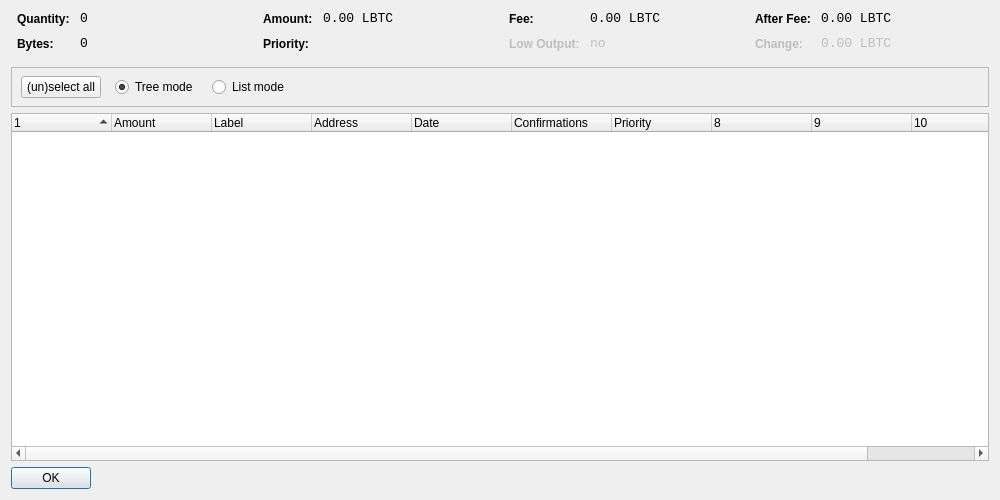
<?xml version="1.0" encoding="UTF-8"?>
<ui version="4.0">
 <class>CoinControlDialog</class>
 <widget class="QDialog" name="CoinControlDialog">
  <property name="geometry">
   <rect>
    <x>0</x>
    <y>0</y>
    <width>1000</width>
    <height>500</height>
   </rect>
  </property>
  <property name="windowTitle">
   <string>Coin Control</string>
  </property>
  <layout class="QVBoxLayout" name="verticalLayout">
   <item>
    <layout class="QHBoxLayout" name="horizontalLayoutTop" stretch="0,0,0,0">
     <property name="topMargin">
      <number>0</number>
     </property>
     <property name="bottomMargin">
      <number>10</number>
     </property>
     <item>
      <layout class="QFormLayout" name="formLayoutCoinControl1">
       <property name="horizontalSpacing">
        <number>10</number>
       </property>
       <property name="verticalSpacing">
        <number>10</number>
       </property>
       <property name="leftMargin">
        <number>6</number>
       </property>
       <property name="rightMargin">
        <number>6</number>
       </property>
       <item row="0" column="0">
        <widget class="QLabel" name="labelCoinControlQuantityText">
         <property name="styleSheet">
          <string notr="true">font-weight:bold;</string>
         </property>
         <property name="text">
          <string>Quantity:</string>
         </property>
        </widget>
       </item>
       <item row="0" column="1">
        <widget class="QLabel" name="labelCoinControlQuantity">
         <property name="font">
          <font>
           <family>Monospace</family>
           <pointsize>10</pointsize>
          </font>
         </property>
         <property name="cursor">
          <cursorShape>IBeamCursor</cursorShape>
         </property>
         <property name="contextMenuPolicy">
          <enum>Qt::ActionsContextMenu</enum>
         </property>
         <property name="text">
          <string notr="true">0</string>
         </property>
         <property name="textInteractionFlags">
          <set>Qt::LinksAccessibleByMouse|Qt::TextSelectableByKeyboard|Qt::TextSelectableByMouse</set>
         </property>
        </widget>
       </item>
       <item row="1" column="0">
        <widget class="QLabel" name="labelCoinControlBytesText">
         <property name="styleSheet">
          <string notr="true">font-weight:bold;</string>
         </property>
         <property name="text">
          <string>Bytes:</string>
         </property>
        </widget>
       </item>
       <item row="1" column="1">
        <widget class="QLabel" name="labelCoinControlBytes">
         <property name="font">
          <font>
           <family>Monospace</family>
           <pointsize>10</pointsize>
          </font>
         </property>
         <property name="cursor">
          <cursorShape>IBeamCursor</cursorShape>
         </property>
         <property name="contextMenuPolicy">
          <enum>Qt::ActionsContextMenu</enum>
         </property>
         <property name="text">
          <string notr="true">0</string>
         </property>
         <property name="textInteractionFlags">
          <set>Qt::LinksAccessibleByMouse|Qt::TextSelectableByKeyboard|Qt::TextSelectableByMouse</set>
         </property>
        </widget>
       </item>
      </layout>
     </item>
     <item>
      <layout class="QFormLayout" name="formLayoutCoinControl2">
       <property name="horizontalSpacing">
        <number>10</number>
       </property>
       <property name="verticalSpacing">
        <number>10</number>
       </property>
       <property name="leftMargin">
        <number>6</number>
       </property>
       <property name="rightMargin">
        <number>6</number>
       </property>
       <item row="0" column="0">
        <widget class="QLabel" name="labelCoinControlAmountText">
         <property name="styleSheet">
          <string notr="true">font-weight:bold;</string>
         </property>
         <property name="text">
          <string>Amount:</string>
         </property>
        </widget>
       </item>
       <item row="0" column="1">
        <widget class="QLabel" name="labelCoinControlAmount">
         <property name="font">
          <font>
           <family>Monospace</family>
           <pointsize>10</pointsize>
          </font>
         </property>
         <property name="cursor">
          <cursorShape>IBeamCursor</cursorShape>
         </property>
         <property name="contextMenuPolicy">
          <enum>Qt::ActionsContextMenu</enum>
         </property>
         <property name="text">
          <string notr="true">0.00 LBTC</string>
         </property>
         <property name="textInteractionFlags">
          <set>Qt::LinksAccessibleByMouse|Qt::TextSelectableByKeyboard|Qt::TextSelectableByMouse</set>
         </property>
        </widget>
       </item>
       <item row="1" column="0">
        <widget class="QLabel" name="labelCoinControlPriorityText">
         <property name="styleSheet">
          <string notr="true">font-weight:bold;</string>
         </property>
         <property name="text">
          <string>Priority:</string>
         </property>
        </widget>
       </item>
       <item row="1" column="1">
        <widget class="QLabel" name="labelCoinControlPriority">
         <property name="font">
          <font>
           <family>Monospace</family>
           <pointsize>10</pointsize>
          </font>
         </property>
         <property name="cursor">
          <cursorShape>IBeamCursor</cursorShape>
         </property>
         <property name="contextMenuPolicy">
          <enum>Qt::ActionsContextMenu</enum>
         </property>
         <property name="text">
          <string/>
         </property>
         <property name="textInteractionFlags">
          <set>Qt::LinksAccessibleByMouse|Qt::TextSelectableByKeyboard|Qt::TextSelectableByMouse</set>
         </property>
        </widget>
       </item>
      </layout>
     </item>
     <item>
      <layout class="QFormLayout" name="formLayoutCoinControl3">
       <property name="horizontalSpacing">
        <number>10</number>
       </property>
       <property name="verticalSpacing">
        <number>10</number>
       </property>
       <property name="leftMargin">
        <number>6</number>
       </property>
       <property name="rightMargin">
        <number>6</number>
       </property>
       <item row="0" column="0">
        <widget class="QLabel" name="labelCoinControlFeeText">
         <property name="styleSheet">
          <string notr="true">font-weight:bold;</string>
         </property>
         <property name="text">
          <string>Fee:</string>
         </property>
        </widget>
       </item>
       <item row="0" column="1">
        <widget class="QLabel" name="labelCoinControlFee">
         <property name="font">
          <font>
           <family>Monospace</family>
           <pointsize>10</pointsize>
          </font>
         </property>
         <property name="cursor">
          <cursorShape>IBeamCursor</cursorShape>
         </property>
         <property name="contextMenuPolicy">
          <enum>Qt::ActionsContextMenu</enum>
         </property>
         <property name="text">
          <string notr="true">0.00 LBTC</string>
         </property>
         <property name="textInteractionFlags">
          <set>Qt::LinksAccessibleByMouse|Qt::TextSelectableByKeyboard|Qt::TextSelectableByMouse</set>
         </property>
        </widget>
       </item>
       <item row="1" column="0">
        <widget class="QLabel" name="labelCoinControlLowOutputText">
         <property name="enabled">
          <bool>false</bool>
         </property>
         <property name="styleSheet">
          <string notr="true">font-weight:bold;</string>
         </property>
         <property name="text">
          <string>Low Output:</string>
         </property>
        </widget>
       </item>
       <item row="1" column="1">
        <widget class="QLabel" name="labelCoinControlLowOutput">
         <property name="enabled">
          <bool>false</bool>
         </property>
         <property name="font">
          <font>
           <family>Monospace</family>
           <pointsize>10</pointsize>
          </font>
         </property>
         <property name="cursor">
          <cursorShape>IBeamCursor</cursorShape>
         </property>
         <property name="contextMenuPolicy">
          <enum>Qt::ActionsContextMenu</enum>
         </property>
         <property name="text">
          <string notr="true">no</string>
         </property>
         <property name="textInteractionFlags">
          <set>Qt::LinksAccessibleByMouse|Qt::TextSelectableByKeyboard|Qt::TextSelectableByMouse</set>
         </property>
        </widget>
       </item>
      </layout>
     </item>
     <item>
      <layout class="QFormLayout" name="formLayoutCoinControl4">
       <property name="horizontalSpacing">
        <number>10</number>
       </property>
       <property name="verticalSpacing">
        <number>10</number>
       </property>
       <property name="leftMargin">
        <number>6</number>
       </property>
       <property name="rightMargin">
        <number>6</number>
       </property>
       <item row="0" column="0">
        <widget class="QLabel" name="labelCoinControlAfterFeeText">
         <property name="styleSheet">
          <string notr="true">font-weight:bold;</string>
         </property>
         <property name="text">
          <string>After Fee:</string>
         </property>
        </widget>
       </item>
       <item row="0" column="1">
        <widget class="QLabel" name="labelCoinControlAfterFee">
         <property name="font">
          <font>
           <family>Monospace</family>
           <pointsize>10</pointsize>
          </font>
         </property>
         <property name="cursor">
          <cursorShape>IBeamCursor</cursorShape>
         </property>
         <property name="contextMenuPolicy">
          <enum>Qt::ActionsContextMenu</enum>
         </property>
         <property name="text">
          <string notr="true">0.00 LBTC</string>
         </property>
         <property name="textInteractionFlags">
          <set>Qt::LinksAccessibleByMouse|Qt::TextSelectableByKeyboard|Qt::TextSelectableByMouse</set>
         </property>
        </widget>
       </item>
       <item row="1" column="0">
        <widget class="QLabel" name="labelCoinControlChangeText">
         <property name="enabled">
          <bool>false</bool>
         </property>
         <property name="styleSheet">
          <string notr="true">font-weight:bold;</string>
         </property>
         <property name="text">
          <string>Change:</string>
         </property>
        </widget>
       </item>
       <item row="1" column="1">
        <widget class="QLabel" name="labelCoinControlChange">
         <property name="enabled">
          <bool>false</bool>
         </property>
         <property name="font">
          <font>
           <family>Monospace</family>
           <pointsize>10</pointsize>
          </font>
         </property>
         <property name="cursor">
          <cursorShape>IBeamCursor</cursorShape>
         </property>
         <property name="contextMenuPolicy">
          <enum>Qt::ActionsContextMenu</enum>
         </property>
         <property name="text">
          <string notr="true">0.00 LBTC</string>
         </property>
         <property name="textInteractionFlags">
          <set>Qt::LinksAccessibleByMouse|Qt::TextSelectableByKeyboard|Qt::TextSelectableByMouse</set>
         </property>
        </widget>
       </item>
      </layout>
     </item>
    </layout>
   </item>
   <item>
    <widget class="QFrame" name="frame">
     <property name="minimumSize">
      <size>
       <width>0</width>
       <height>40</height>
      </size>
     </property>
     <property name="frameShape">
      <enum>QFrame::StyledPanel</enum>
     </property>
     <property name="frameShadow">
      <enum>QFrame::Sunken</enum>
     </property>
     <widget class="QWidget" name="horizontalLayoutWidget">
      <property name="geometry">
       <rect>
        <x>10</x>
        <y>0</y>
        <width>781</width>
        <height>41</height>
       </rect>
      </property>
      <layout class="QHBoxLayout" name="horizontalLayoutPanel" stretch="0,0,0,0,0">
       <property name="spacing">
        <number>14</number>
       </property>
       <item>
        <widget class="QPushButton" name="pushButtonSelectAll">
         <property name="sizePolicy">
          <sizepolicy hsizetype="Maximum" vsizetype="Fixed">
           <horstretch>0</horstretch>
           <verstretch>0</verstretch>
          </sizepolicy>
         </property>
         <property name="text">
          <string>(un)select all</string>
         </property>
        </widget>
       </item>
       <item>
        <widget class="QRadioButton" name="radioTreeMode">
         <property name="sizePolicy">
          <sizepolicy hsizetype="Maximum" vsizetype="Fixed">
           <horstretch>0</horstretch>
           <verstretch>0</verstretch>
          </sizepolicy>
         </property>
         <property name="text">
          <string>Tree mode</string>
         </property>
         <property name="checked">
          <bool>true</bool>
         </property>
        </widget>
       </item>
       <item>
        <widget class="QRadioButton" name="radioListMode">
         <property name="sizePolicy">
          <sizepolicy hsizetype="Maximum" vsizetype="Fixed">
           <horstretch>0</horstretch>
           <verstretch>0</verstretch>
          </sizepolicy>
         </property>
         <property name="text">
          <string>List mode</string>
         </property>
        </widget>
       </item>
       <item>
        <spacer name="horizontalSpacer">
         <property name="orientation">
          <enum>Qt::Horizontal</enum>
         </property>
         <property name="sizeHint" stdset="0">
          <size>
           <width>40</width>
           <height>20</height>
          </size>
         </property>
        </spacer>
       </item>
      </layout>
     </widget>
    </widget>
   </item>
   <item>
    <widget class="CoinControlTreeWidget" name="treeWidget">
     <property name="contextMenuPolicy">
      <enum>Qt::CustomContextMenu</enum>
     </property>
     <property name="sortingEnabled">
      <bool>false</bool>
     </property>
     <property name="columnCount">
      <number>11</number>
     </property>
     <attribute name="headerShowSortIndicator" stdset="0">
      <bool>true</bool>
     </attribute>
     <attribute name="headerStretchLastSection">
      <bool>false</bool>
     </attribute>
     <column>
      <property name="text">
       <string/>
      </property>
     </column>
     <column>
      <property name="text">
       <string>Amount</string>
      </property>
     </column>
     <column>
      <property name="text">
       <string>Label</string>
      </property>
     </column>
     <column>
      <property name="text">
       <string>Address</string>
      </property>
     </column>
     <column>
      <property name="text">
       <string>Date</string>
      </property>
     </column>
     <column>
      <property name="text">
       <string>Confirmations</string>
      </property>
      <property name="toolTip">
       <string>Confirmed</string>
      </property>
     </column>
     <column>
      <property name="text">
       <string>Priority</string>
      </property>
     </column>
     <column>
      <property name="text">
       <string/>
      </property>
     </column>
     <column>
      <property name="text">
       <string/>
      </property>
     </column>
     <column>
      <property name="text">
       <string/>
      </property>
     </column>
     <column>
      <property name="text">
       <string/>
      </property>
     </column>
    </widget>
   </item>
   <item>
    <widget class="QDialogButtonBox" name="buttonBox">
     <property name="sizePolicy">
      <sizepolicy hsizetype="Maximum" vsizetype="Fixed">
       <horstretch>0</horstretch>
       <verstretch>0</verstretch>
      </sizepolicy>
     </property>
     <property name="orientation">
      <enum>Qt::Horizontal</enum>
     </property>
     <property name="standardButtons">
      <set>QDialogButtonBox::Ok</set>
     </property>
    </widget>
   </item>
  </layout>
 </widget>
 <customwidgets>
  <customwidget>
   <class>CoinControlTreeWidget</class>
   <extends>QTreeWidget</extends>
   <header>coincontroltreewidget.h</header>
  </customwidget>
 </customwidgets>
 <resources/>
 <connections/>
</ui>
